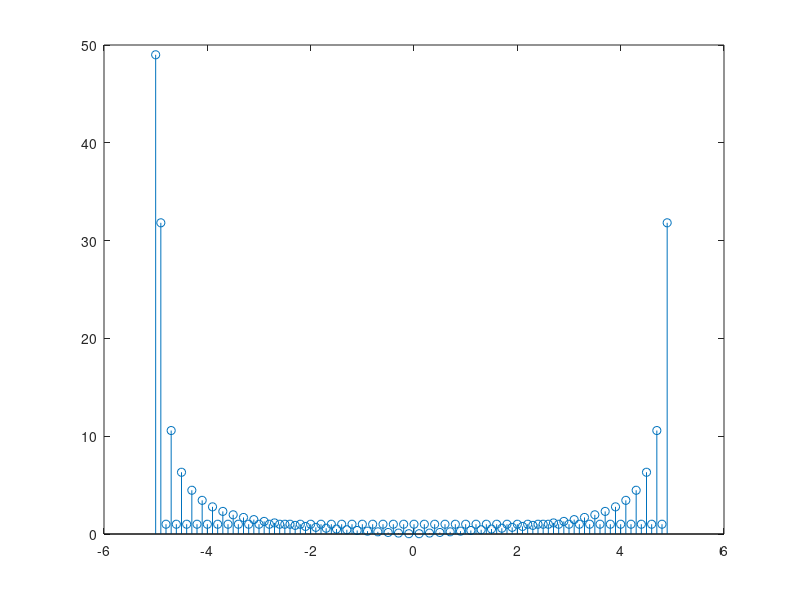

Reproduce this figure in MATLAB.
% Title: sampling

n = 1e-1;
T = 10;
%t = -pi:n:pi;
t = -T/2:n:(T/2)-n;

%x = square(t+pi/2,50);
x = abs(t)<2.5;
f = fft(x);
ta = 1/n;
N = length(t);

w = (-1/(2*n)):(1/T):(1/(2*n))-(1/T);

plot(t,x)
stem(w,abs(f))